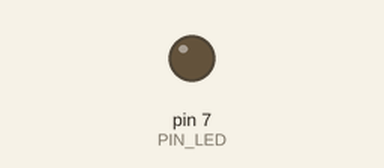
Bench run of a sketch on a simulated Arduino Uno, built with avr-gcc and run on an emulated ATmega328P. On the bench: output pins drawn as LEDs (lit = HIGH). Dashed ring = blinking. At 2.2 s the program stops and its outputs stay as they are.

Above: at 0.5 s.
At 1.85 s:
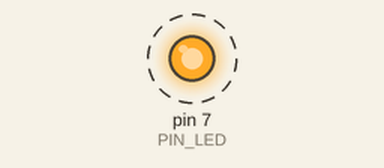
Timing chart, 0 to 3.0 s (numbered marks = the images above):
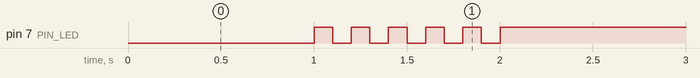

The sketch:

05_practice_2.ino
```cpp
#define PIN_LED 7 // LED가 연결된 핀을 GPIO 7번으로 설정
unsigned int count, toggle; // 전역 변수 선언
// count: 루프 반복 때마다 증가, toggle: 0과 1로 LED 상태 표시

void setup() {
  pinMode(PIN_LED, OUTPUT);
  Serial.begin(115200);
  while (!Serial) {
    ; // wait for serial port to connect.
  }
  count = 0;
  toggle = 1;  // LED 초기 상태 on으로 변경
  digitalWrite(PIN_LED, toggle); // LED 초기 상태 on
}

void loop() {
  if (count == 0) {
    toggle = 0;  // LED 끄기
    digitalWrite(PIN_LED, toggle); // LED 끄기
    delay(1000); // 1초 대기
    count++; // count 증가
  }
  else if (count > 0 && count <= 11) { // count가 1~11일 때
    toggle = toggle_state(toggle); // LED 상태 변경
    digitalWrite(PIN_LED, toggle);
    delay(100); // 1000/10 = 100ms
    count++; // count 증가
  }
  else if (count == 12) {
    toggle = 1;  // 마지막에 LED 켜기
    digitalWrite(PIN_LED, toggle); // LED 켬
    delay(100); // LED 켜는 것 확실히 대기
    count++; // count 증가
  }
  else if (count > 12) {
    while (1) {} // 무한 루프
  }
}

int toggle_state(int toggle) {
  return (toggle == 1) ? 0 : 1; // toggle이 1이면 0 반환, 0이면 1 반환
}


// 회로는 교안의 사진과 똑같이 연결했으나 코드를 맞게 작성 후 실행 시 결과과 반대로 나왔습니다.
// 그래서 로직을 반대로 설정하여 원하는 출력 결과가 나오도록 수정했습니다.
```

Measured:
- by itself, pin 7 (PIN_LED): alternates HIGH for 0.10 s and LOW for 0.10 s, 11 changes in all, then stays HIGH
